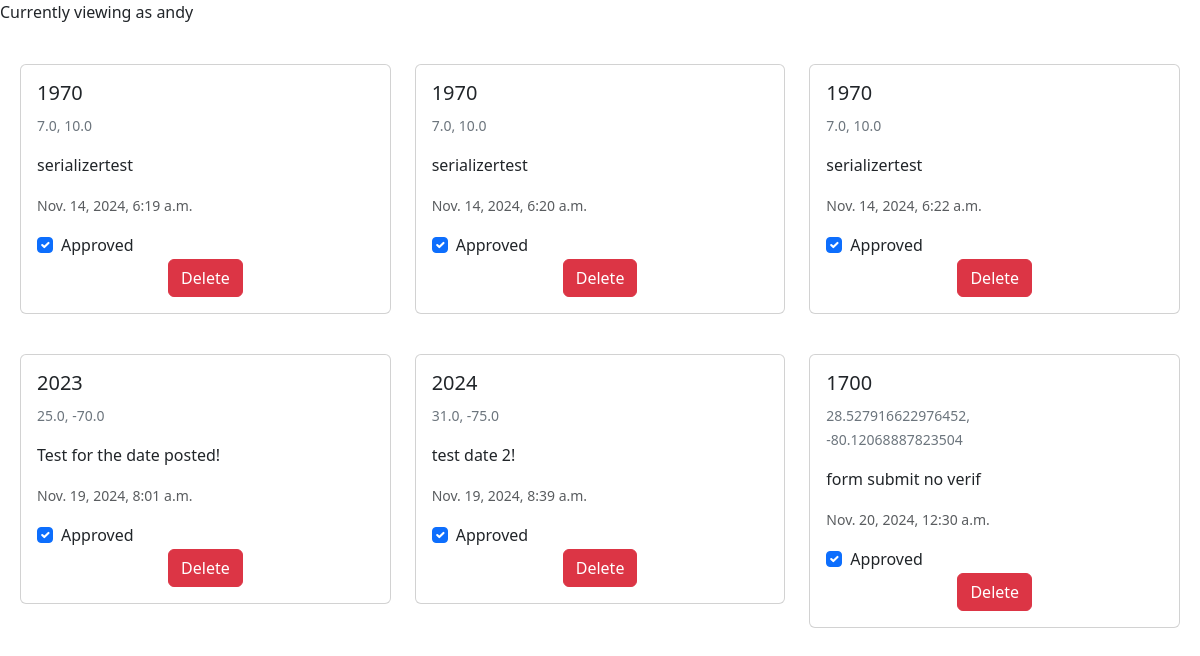
Before: /modpanel/moderation/ (signed in) with the older database file.
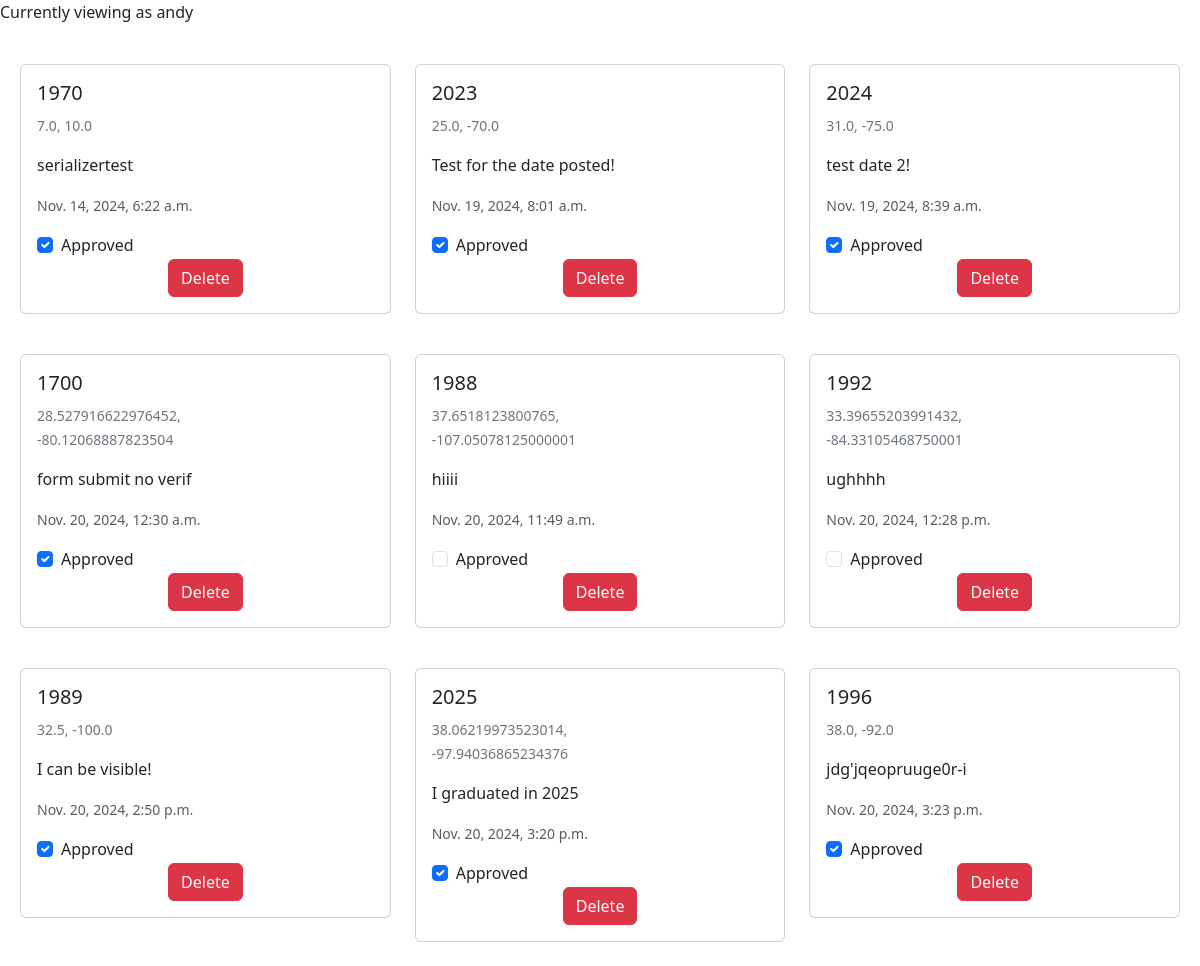
After: the same page with the newer database file.
### map/models.py (models this page shows, shortened)
class Markers(models.Model):
    latitude = models.FloatField(null=False)
    longitude = models.FloatField(null=False)
    fromyear = models.SmallIntegerField(null=True) #TODO be sure to have form validation (must be > 1950 || )
    geojson_data = models.JSONField(default=list, null=False)
    storytext = models.CharField(max_length=350, null=False)
    date_posted = models.DateTimeField(auto_now_add=True)
    approved = models.BooleanField(default=False) #TODO when moderation panel finished, include geojson update for approval
    class Meta:
        ordering = ['date_posted']

### moderation/views.py (the view, shortened to what this page needs)
# urls.py: path('moderation/', views.ModerationPanel.as_view(), name='moderation-panel'),
class ModerationPanel(APIView): #TODO add some sort of indication it's been toggled
    renderer_classes = [TemplateHTMLRenderer]
    permission_classes = [IsAuthenticated]
    template_name = 'moderation.html'
    def get(self, request):
        queryset = Markers.objects.all()
        return Response({'markers': queryset})

### moderation/templates/moderation.html (shortened to what this page needs)
<!DOCTYPE html>
<html lang="en">
<head>
    <link href="https://cdn.jsdelivr.net/npm/bootstrap@5.3.3/dist/css/bootstrap.min.css" rel="stylesheet">
    <link rel="stylesheet" href="https://unpkg.com/leaflet@1.9.4/dist/leaflet.css" />
</head>
<body>
    <p>Currently viewing as {{request.user}}</p>
    <div class="row row-cols-1 row-cols-md-3 g-4 m-2">
        {% for marker in markers %}
        <div class="col">
            <div class="card mb-3" id="card-{{ marker.id }}"style="max-width: 540px;" data-marker-id="{{ marker.id }}">
                <div class="row g-0">
                <div class="col-md-8">
                    <div class="card-body">
                    <h5 class="card-title">{{ marker.fromyear }}</h5>
                    <p class="card-text"><small class="text-secondary">{{ marker.latitude }}, {{ marker.longitude }}</small></p>
                    <p class="card-text">{{ marker.storytext }}</p>
                    <p class="card-text"><small class="text-body-secondary">{{ marker.date_posted }}</small></p>
                    <div class="form-check">
                        <input
                            class="form-check-input"
                            type="checkbox"
                            id="flexCheckDefault-{{ marker.id }}"
                            {% if marker.approved %} checked {% endif %}
                            onchange="toggleApproval(`{{ marker.id }}`, this.checked)"
                        >
                        <label class="form-check-label" for="flexCheckDefault-{{ marker.id }}">
                            Approved
                        </label>
                    </div>
                    <form id="delete-marker-{{ marker.id }}" onsubmit="deleteMarker(`{{ marker.id }}`); return false;">
                        <div class="d-grid gap-2 d-md-flex justify-content-md-end">
                            <button class="btn btn-danger me-md-2" type="submit">Delete</button>
                        </div>
                    </form>
                </div>
                </div>
                </div>
            </div>
        </div>
        {% endfor %}
    </div>
</body>

Changed rows visible on the page:
removed Markers: fromyear "1970", latitude "7.0", longitude "10.0", storytext "serializertest", date_posted "Nov. 14, 2024, 6:19 a.m.", approved "☑"
removed Markers: fromyear "1970", latitude "7.0", longitude "10.0", storytext "serializertest", date_posted "Nov. 14, 2024, 6:20 a.m.", approved "☑"
added Markers: fromyear "1988", latitude "37.6518123800765", longitude "-107.05078125000001", storytext "hiiii", date_posted "Nov. 20, 2024, 11:49 a.m."
added Markers: fromyear "1992", latitude "33.39655203991432", longitude "-84.33105468750001", storytext "ughhhh", date_posted "Nov. 20, 2024, 12:28 p.m."
added Markers: fromyear "1989", latitude "32.5", longitude "-100.0", storytext "I can be visible!", date_posted "Nov. 20, 2024, 2:50 p.m.", approved "☑"
added Markers: fromyear "2025", latitude "38.06219973523014", longitude "-97.94036865234376", storytext "I graduated in 2025", date_posted "Nov. 20, 2024, 3:20 p.m.", approved "☑"
added Markers: fromyear "1996", latitude "38.0", longitude "-92.0", storytext "jdg'jqeopruuge0r-i", date_posted "Nov. 20, 2024, 3:23 p.m.", approved "☑"
